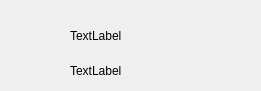
<?xml version="1.0" encoding="UTF-8"?>
<ui version="4.0">
 <class>ContactUI</class>
 <widget class="QWidget" name="ContactUI">
  <property name="geometry">
   <rect>
    <x>0</x>
    <y>0</y>
    <width>261</width>
    <height>91</height>
   </rect>
  </property>
  <property name="windowTitle">
   <string>Form</string>
  </property>
  <property name="styleSheet">
   <string notr="true"/>
  </property>
  <widget class="QLabel" name="label">
   <property name="geometry">
    <rect>
     <x>10</x>
     <y>20</y>
     <width>54</width>
     <height>51</height>
    </rect>
   </property>
   <property name="styleSheet">
    <string notr="true">image: url(:/menu/images/人脉按钮未选中.png);</string>
   </property>
   <property name="text">
    <string/>
   </property>
  </widget>
  <widget class="QLabel" name="label_phone">
   <property name="geometry">
    <rect>
     <x>70</x>
     <y>20</y>
     <width>161</width>
     <height>31</height>
    </rect>
   </property>
   <property name="text">
    <string>TextLabel</string>
   </property>
  </widget>
  <widget class="QLabel" name="label_name">
   <property name="geometry">
    <rect>
     <x>70</x>
     <y>60</y>
     <width>131</width>
     <height>21</height>
    </rect>
   </property>
   <property name="text">
    <string>TextLabel</string>
   </property>
  </widget>
 </widget>
 <resources/>
 <connections/>
</ui>
